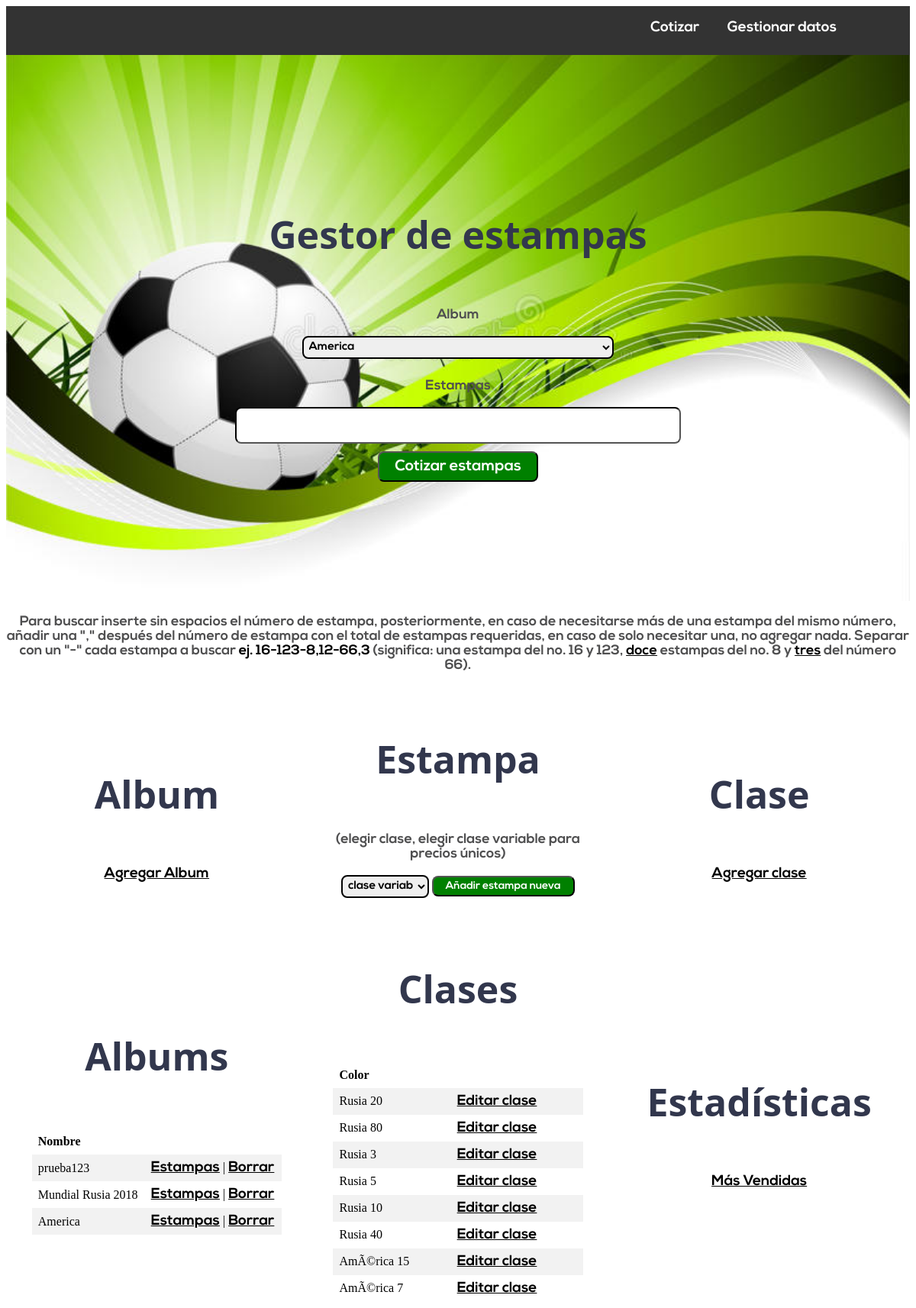
Page /respaldos/indexR.php on the committed database.
### tables this page shows
CREATE TABLE `album` (
  `id_album` int(11) NOT NULL,
  `nombre` varchar(45) NOT NULL
);

CREATE TABLE `clase` (
  `id_clase` int(11) NOT NULL,
  `color` varchar(45) NOT NULL,
  `valor` int(11) NOT NULL
);

### respaldos/indexR.php (the view, shortened to what this page needs)
<?php
include_once("config.php");
$result = mysqli_query($mysqli, "SELECT * FROM album ORDER BY id_album DESC");
$result_clase = mysqli_query($mysqli, "SELECT * FROM clase ORDER BY id_clase DESC");
?>
<html>
<head>
    <?php include 'header.php';?>
</head>
<body>
<section id="buscador">
    <div class="center">
       <h1>Gestor de estampas</h1>
        <form action="buscar-estampa.php" method="post" >
             <?php
                            include_once("config.php");
                            $sql = "SELECT * FROM album";
                            $query = mysqli_query($mysqli, $sql);
                            echo '<p>Album</p>';
                            echo '<select name="id_album" class="mid-space">';
                                while ($row = mysqli_fetch_array($query)) {
                                    echo '<option value='.$row['id_album'].'>'.$row['nombre'].'</option>';
                                }
                            echo '</select>';
            ?>
            <p>Estampas</p>
            <input type="text" class="big-space" name="estampas">
            <input type="submit" class="btn-green" name="class-selector" value="Cotizar estampas" >
        </form>
    </div>
</section>
<section id="consultar">
   <div class="center">
       <p>Para buscar inserte sin espacios el número de estampa, posteriormente, en caso de necesitarse
       más de una estampa del mismo número, añadir una "," después del número de estampa con el total
       de estampas requeridas, en caso de solo necesitar una, no agregar nada. Separar con un "-" cada
       estampa a buscar <b class="black">ej. 16-123-8,12-66,3</b> (significa: una estampa del no. 16 y 123, <u class="black">doce</u> estampas del no. 8 y <u class="black">tres</u> del número 66). </p>
   </div>
    <div class="flex nowrap">
        <div class="center col three">
           <h2>Album</h2>
            <a href="add-album.php">Agregar Album</a>
        </div>
        <div class="center col three">
            <form action="add-estampa.php" method="post" >
                       <h2>Estampa</h2>
                       <p>(elegir clase, elegir clase variable para precios únicos)</p>
                        <?php
                            include_once("config.php");
                            $sql = "SELECT * FROM clase";
                            $query = mysqli_query($mysqli, $sql);
                            echo '<select name="id_clase" class="mid-space">';
                                while ($row = mysqli_fetch_array($query)) {
                                    echo '<option value='.$row['id_clase'].'>'.$row['color'].'</option>';
                                }
                            echo '</select>';
                        ?>
               <input type="submit" class="btn-green-small" name="class-selector" value="Añadir estampa nueva" >
            </form>
        </div>
        <div class="center col three">
           <h2>Clase</h2>
            <a href="add-category.php">Agregar clase</a>
        </div>
    </div>
    <div class="flex">
        <div class="col center three">
            <h2>Albums</h2>
            <table>
            <tr>
                <td><b>Nombre</b></td>
            </tr>
            <?php
            while($res = mysqli_fetch_array($result)) {
                echo "<tr>";
                echo "<td>".$res['nombre']."</td>";
                echo "<td><a href=\"edit.php?id=$res[id_album]\">Estampas</a> | <a href=\"delete.php?id=$res[id_album]&aux=2\" onClick=\"return confirm('¿Está seguro de eliminar este album?, todas las estampas del álbum serán eliminadas IRREVERSIBLEMENTE')\">Borrar</a></td>";
            }
            ?>
            </table>
        </div>
        <div class="col center three">
            <h2>Clases</h2>
          <table>
          <tr>
            <td><b>Color</b></td>
          </tr>
          <?php
          while($res = mysqli_fetch_array($result_clase)) {
          if($res['id_clase']!=-1){
            echo "<tr>";
            echo "<td>".$res['color']."</td>";
              echo "<td><a href=\"edit-class.php?id=$res[id_clase]\">Editar clase</a></td>";
            }
          }
          ?>
          </table>
        </div>
        <div class="center col three">
           <h2>Estadísticas</h2>
            <a href="estadisticas.php">Más Vendidas</a>
        </div>
    </div>
</section>
</body>
</html>

### header.php (shortened to what this page needs)
<link rel="stylesheet" type="text/css" href="style.css">
<header>
    <ul>
      <li><a href="index2.php">Gestionar datos</a></li>
      <li><a class="active" href="index.php">Cotizar</a></li>
   </ul>
</header>

### less/main.css (style rules this page uses)
.black { color: black; font-weight: 900; }
a { transition: all 0.3s ease-in-out !important; font-size: 19px; }
p, li { color: #4f4f50; font-family: 'Nexa'; font-weight: 600; font-size: 18px; padding-bottom: 20px; }
p { padding: 0 !important; }
table { border-collapse: collapse; width: 100%; }
th, td { text-align: left; padding: 8px; }
tr:nth-child(even) { background-color: #f2f2f2; }
h1, h2 { font-family: 'Open Sans'; color: #32374d; font-size: 50px; padding-top: 20px; padding-bottom: 20px; }
.btn-green { font-family: 'Nexa'; padding: 8px 20px; background-color: green; color: white; border-radius: 8px; font-size: 20px; font-weight: 600; }
.btn-green-small { font-family: 'Nexa'; padding: 4px 16px; background-color: green; color: white; border-radius: 8px; font-size: 14px; font-weight: 600; }
input, select, a { font-family: 'Nexa'; font-weight: 600; color: black; }
.flex { display: flex; flex-wrap: wrap; }
.flex.nowrap { flex-wrap: nowrap; }
.flex .col { width: 50%; padding: 0px 20px; box-sizing: border-box; }
ul { padding: 0; margin: 0; }
li { color: #4f4f50; padding-left: 1em; text-indent: -0.75em; line-height: 115%; }
.center { margin: auto; text-align: center; vertical-align: middle; align-items: center; }
.three { width: 31% !important; }
.mid-space { width: 70%; border-radius: 8px; border-width: 2px; border-color: black; height: 30px; margin-bottom: 8px; padding: 3px; font-family: 'Nexa'; font-size: 15px; color: black; }
#buscador { background: url(soccer-back.jpg) center no-repeat; background-size: cover; padding: 140px 300px; }
#buscador .big-space { width: 100%; border-radius: 8px; border-width: 2px; border-color: black; height: 48px; margin-bottom: 10px; padding: 6px; font-family: 'Nexa'; font-size: 19px; color: black; }
#consultar .mid-space { width: 35%; }

### header.php (style rules this page uses)
ul { list-style-type: none; margin: 0; padding: 5px 80px; overflow: hidden; background-color: #333; }
li { float: right; padding-bottom: 5px; }
li a { display: block; color: white; text-align: center; padding: 14px 16px; text-decoration: none; }

### rows in the picture
album: nombre "prueba123"
album: nombre "Mundial Rusia 2018"
album: nombre "America"
clase: color "Rusia 20"
clase: color "Rusia 80"
clase: color "Rusia 3"
clase: color "Rusia 5"
clase: color "Rusia 10"
clase: color "Rusia 40"
clase: color "AmÃ©rica 15"
clase: color "AmÃ©rica 7"

### other values in the picture
form field id_album "America"
form field id_clase "clase variable"
